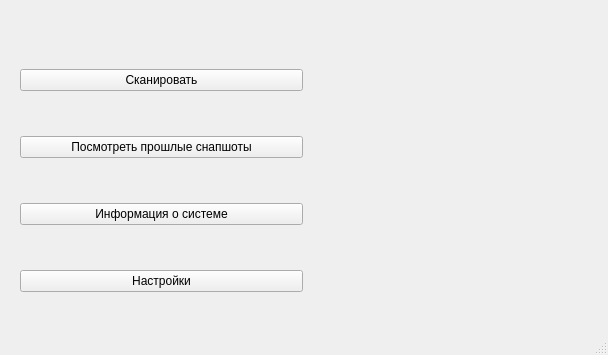
<?xml version="1.0" encoding="UTF-8"?>
<ui version="4.0">
 <class>MainWindow</class>
 <widget class="QMainWindow" name="MainWindow">
  <property name="geometry">
   <rect>
    <x>0</x>
    <y>0</y>
    <width>608</width>
    <height>355</height>
   </rect>
  </property>
  <property name="windowTitle">
   <string>MainWindow</string>
  </property>
  <widget class="QWidget" name="centralwidget">
   <widget class="QWidget" name="">
    <property name="geometry">
     <rect>
      <x>20</x>
      <y>30</y>
      <width>571</width>
      <height>301</height>
     </rect>
    </property>
    <layout class="QVBoxLayout" name="verticalLayout_2">
     <item>
      <layout class="QHBoxLayout" name="horizontalLayout">
       <item>
        <layout class="QVBoxLayout" name="verticalLayout">
         <item>
          <widget class="QPushButton" name="pushButton">
           <property name="text">
            <string>Сканировать</string>
           </property>
          </widget>
         </item>
         <item>
          <widget class="QPushButton" name="pushButton_2">
           <property name="text">
            <string>Посмотреть прошлые снапшоты</string>
           </property>
          </widget>
         </item>
         <item>
          <widget class="QPushButton" name="pushButton_3">
           <property name="text">
            <string>Информация о системе</string>
           </property>
          </widget>
         </item>
         <item>
          <widget class="QPushButton" name="pushButton_4">
           <property name="text">
            <string>Настройки</string>
           </property>
          </widget>
         </item>
        </layout>
       </item>
       <item>
        <widget class="QWidget" name="widget" native="true"/>
       </item>
      </layout>
     </item>
    </layout>
   </widget>
  </widget>
  <widget class="QStatusBar" name="statusbar"/>
 </widget>
 <resources/>
 <connections/>
</ui>
